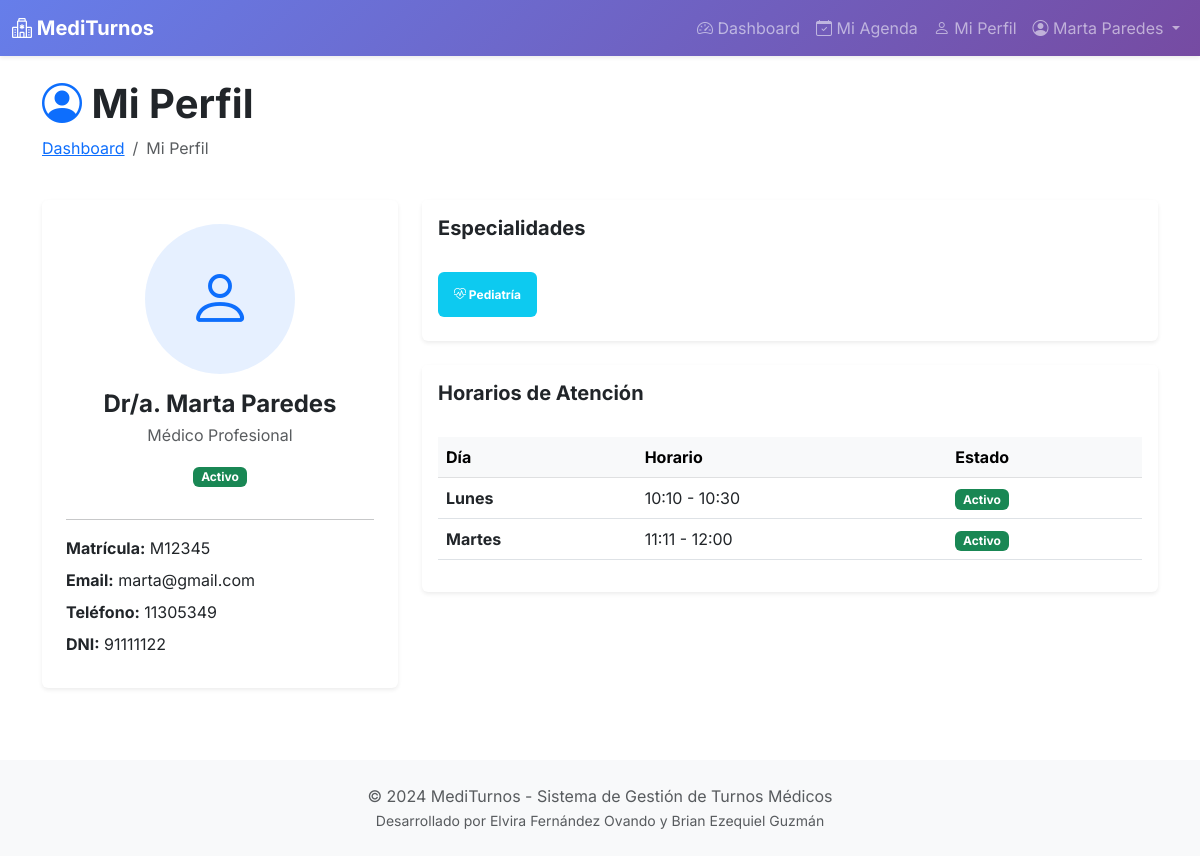
The app's page /medico-panel/perfil/ (signed in) with its own data.
### appointments/models.py (models this page shows, shortened)
class Usuario(AbstractUser):
    ROLES = (
        ('admin', 'Administrador'),
        ('medico', 'Médico'),
        ('paciente', 'Paciente'),
    )
    rol = models.CharField(max_length=10, choices=ROLES, default='paciente')
    dni = models.CharField(max_length=8, unique=True, validators=[
        RegexValidator(r'^\d{7,8}$', 'Ingrese un DNI válido (7-8 dígitos)')
    ])
    telefono = models.CharField(max_length=15, blank=True)
    direccion = models.CharField(max_length=200, blank=True)
    fecha_nacimiento = models.DateField(null=True, blank=True)
    class Meta:
        verbose_name = 'Usuario'
        verbose_name_plural = 'Usuarios'

class Medico(models.Model):
    usuario = models.OneToOneField(Usuario, on_delete=models.CASCADE, related_name='perfil_medico')
    especialidades = models.ManyToManyField(Especialidad, related_name='medicos')
    matricula = models.CharField(max_length=20, unique=True)
    biografia = models.TextField(blank=True)
    foto = models.ImageField(upload_to='medicos/', blank=True, null=True)
    activo = models.BooleanField(default=True)
    class Meta:
        verbose_name = 'Médico'
        verbose_name_plural = 'Médicos'
        ordering = ['usuario__last_name', 'usuario__first_name']
    def __str__(self):
        return f"Dr/a. {self.usuario.get_full_name()}"

class Especialidad(models.Model):
    nombre = models.CharField(max_length=100, unique=True)
    descripcion = models.TextField(blank=True)
    duracion_turno = models.IntegerField(default=30, help_text="Duración en minutos")
    activo = models.BooleanField(default=True)
    fecha_creacion = models.DateTimeField(auto_now_add=True)
    class Meta:
        verbose_name = 'Especialidad'
        verbose_name_plural = 'Especialidades'
        ordering = ['nombre']

class HorarioAtencion(models.Model):
    DIAS_SEMANA = (
        (0, 'Lunes'),
        (1, 'Martes'),
        (2, 'Miércoles'),
        (3, 'Jueves'),
        (4, 'Viernes'),
        (5, 'Sábado'),
        (6, 'Domingo'),
    )
    medico = models.ForeignKey(Medico, on_delete=models.CASCADE, related_name='horarios')
    dia_semana = models.IntegerField(choices=DIAS_SEMANA)
    hora_inicio = models.TimeField()
    hora_fin = models.TimeField()
    activo = models.BooleanField(default=True)
    class Meta:
        verbose_name = 'Horario de Atención'
        verbose_name_plural = 'Horarios de Atención'
        unique_together = ['medico', 'dia_semana', 'hora_inicio']
        ordering = ['dia_semana', 'hora_inicio']

### appointments/views/medico_views.py (the view)
# urls.py: path('medico-panel/perfil/', views.medico_perfil, name='medico_perfil'),
@login_required
def medico_perfil(request):
    if request.user.rol != 'medico':
        messages.error(request, 'No tienes permisos.')
        return redirect('dashboard')
    medico = request.user.perfil_medico
    horarios = medico.horarios.filter(activo=True).order_by('dia_semana', 'hora_inicio')
    context = {
        'medico': medico,
        'horarios': horarios,
    }
    return render(request, 'appointments/medico/perfil.html', context)

### appointments/templates/appointments/medico/perfil.html (shortened to what this page needs)
{% extends 'base.html' %}
{% load static %}
{% block content %}
<div class="container py-4">
    <div class="row mb-4">
        <div class="col">
            <h1 class="fw-bold">
                <i class="bi bi-person-circle text-primary"></i> Mi Perfil
            </h1>
            <nav aria-label="breadcrumb">
                <ol class="breadcrumb">
                    <li class="breadcrumb-item"><a href="{% url 'medico_dashboard' %}">Dashboard</a></li>
                    <li class="breadcrumb-item active">Mi Perfil</li>
                </ol>
            </nav>
        </div>
    </div>
    <div class="row g-4">
        <div class="col-lg-4">
            <div class="card border-0 shadow-sm">
                <div class="card-body text-center p-4">
                    {% if medico.foto %}
                    <img src="{{ medico.foto.url }}" alt="{{ medico }}" class="rounded-circle mb-3" style="width: 150px; height: 150px; object-fit: cover;">
                    {% else %}
                    <div class="bg-primary bg-opacity-10 rounded-circle d-inline-flex align-items-center justify-content-center mb-3" style="width: 150px; height: 150px;">
                        <i class="bi bi-person text-primary" style="font-size: 4rem;"></i>
                    </div>
                    {% endif %}
                    <h4 class="fw-bold mb-1">{{ medico }}</h4>
                    <p class="text-muted mb-3">Médico Profesional</p>
                    <span class="badge bg-{% if medico.activo %}success{% else %}secondary{% endif %} mb-3">
                        {% if medico.activo %}Activo{% else %}Inactivo{% endif %}
                    </span>
                    <hr>
                    <div class="text-start">
                        <p class="mb-2"><strong>Matrícula:</strong> {{ medico.matricula }}</p>
                        <p class="mb-2"><strong>Email:</strong> {{ medico.usuario.email }}</p>
                        <p class="mb-2"><strong>Teléfono:</strong> {{ medico.usuario.telefono }}</p>
                        <p class="mb-2"><strong>DNI:</strong> {{ medico.usuario.dni }}</p>
                    </div>
                </div>
            </div>
        </div>
        <div class="col-lg-8">
            <div class="card border-0 shadow-sm mb-4">
                <div class="card-header bg-white border-0 py-3">
                    <h5 class="fw-bold mb-0">Especialidades</h5>
                </div>
                <div class="card-body">
                    {% for esp in medico.especialidades.all %}
                    <div class="d-inline-block me-2 mb-2">
                        <span class="badge bg-info p-3">
                            <i class="bi bi-heart-pulse"></i> {{ esp.nombre }}
                        </span>
                    </div>
                    {% endfor %}
                </div>
            </div>
            <div class="card border-0 shadow-sm">
                <div class="card-header bg-white border-0 py-3">
                    <h5 class="fw-bold mb-0">Horarios de Atención</h5>
                </div>
                <div class="card-body">
                    {% if horarios %}
                    <div class="table-responsive">
                        <table class="table table-hover align-middle">
                            <thead class="table-light">
                                <tr>
                                    <th>Día</th>
                                    <th>Horario</th>
                                    <th>Estado</th>
                                </tr>
                            </thead>
                            <tbody>
                                {% for horario in horarios %}
                                <tr>
                                    <td><strong>{{ horario.get_dia_semana_display }}</strong></td>
                                    <td>{{ horario.hora_inicio|time:"H:i" }} - {{ horario.hora_fin|time:"H:i" }}</td>
                                    <td>
                                        {% if horario.activo %}
                                        <span class="badge bg-success">Activo</span>
                                        {% else %}
                                        <span class="badge bg-secondary">Inactivo</span>
                                        {% endif %}
                                    </td>
                                </tr>
                                {% endfor %}
                            </tbody>
                        </table>
                    </div>
                    {% else %}
                    <div class="text-center py-4">
                        <i class="bi bi-calendar-x text-muted" style="font-size: 3rem;"></i>
                        <p class="text-muted mt-3">No hay horarios configurados</p>
                    </div>
                    {% endif %}
                </div>
            </div>
        </div>
    </div>
</div>
{% endblock %}

### templates/base.html (shortened to what this page needs)
{% load static %}
<!DOCTYPE html>
<html lang="es">
<head>
    <link href="{% static 'css/bootstrap.min.css' %}" rel="stylesheet">
    <link href="{% static 'css/bootstrap-icons.css' %}" rel="stylesheet">
    <link rel="stylesheet" href="{% static 'css/style.css' %}">
</head>
<body>
    {% if user.is_authenticated %}
    <nav class="navbar navbar-expand-lg navbar-dark bg-primary shadow-sm">
        <div class="container-fluid">
            <a class="navbar-brand fw-bold" href="{% url 'dashboard' %}">
                <i class="bi bi-hospital"></i> MediTurnos
            </a>
            <div class="collapse navbar-collapse" id="navbarNav">
                <ul class="navbar-nav ms-auto">
                    {% if user.rol == 'admin' %}
                    <li class="nav-item">
                        <a class="nav-link" href="{% url 'admin_dashboard' %}">
                            <i class="bi bi-speedometer2"></i> Dashboard
                        </a>
                    </li>
                    <li class="nav-item dropdown">
                        <a class="nav-link dropdown-toggle" href="#"
                           role="button" data-bs-toggle="dropdown">
                            <i class="bi bi-gear"></i> Gestión
                        </a>
                        <ul class="dropdown-menu">
                            <li><a class="dropdown-item" href="{% url 'admin_especialidades' %}">Especialidades</a></li>
                            <li><a class="dropdown-item" href="{% url 'admin_medicos' %}">Médicos</a></li>
                            <li><a class="dropdown-item" href="{% url 'admin_pacientes' %}">Pacientes</a></li>
                            <li><a class="dropdown-item" href="{% url 'admin_turnos' %}">Turnos</a></li>
                            <li><hr class="dropdown-divider"></li>
                            <li><a class="dropdown-item" href="{% url 'admin_estadisticas' %}">Estadísticas</a></li>
                        </ul>
                    </li>
                    {% elif user.rol == 'medico' %}
                    <li class="nav-item">
                        <a class="nav-link" href="{% url 'medico_dashboard' %}">
                            <i class="bi bi-speedometer2"></i> Dashboard
                        </a>
                    </li>
                    <li class="nav-item">
                        <a class="nav-link" href="{% url 'medico_agenda' %}">
                            <i class="bi bi-calendar-check"></i> Mi Agenda
                        </a>
                    </li>
                    <li class="nav-item">
                        <a class="nav-link" href="{% url 'medico_perfil' %}">
                            <i class="bi bi-person"></i> Mi Perfil
                        </a>
                    </li>
                    {% endif %}
                    <li class="nav-item dropdown">
                        <a class="nav-link dropdown-toggle" href="#"
                           role="button" data-bs-toggle="dropdown">
                            <i class="bi bi-person-circle"></i> {{ user.get_full_name }}
                        </a>
                    </li>
                </ul>
            </div>
        </div>
    </nav>
    {% endif %}
    <main>
        {% block content %}{% endblock %}
    </main>
    <footer class="bg-light text-center py-4 mt-5">
        <div class="container">
            <p class="text-muted mb-0">&copy; 2024 MediTurnos - Sistema de Gestión de Turnos Médicos</p>
            <p class="text-muted mb-0"><small>Desarrollado por Elvira Fernández Ovando y Brian Ezequiel Guzmán</small></p>
        </div>
    </footer>
</body>
</html>

### static/css/style.css (style rules this page uses)
body { font-family: 'Inter', -apple-system, BlinkMacSystemFont, 'Segoe UI', Roboto, sans-serif; }
.navbar { background: linear-gradient(135deg, #667eea 0%, #764ba2 100%) !important; }

### records on screen
Usuario: get_full_name "Marta Paredes"
Medico: usuario.last_name "Dr/a. Marta Paredes", matricula "M12345", usuario.email "marta@gmail.com", usuario.telefono "11305349", usuario.dni "91111122"
Especialidad: nombre "Pediatría"
HorarioAtencion: dia_semana "Lunes", hora_inicio "10:10", hora_fin "10:30", activo "Activo"
HorarioAtencion: dia_semana "Martes", hora_inicio "11:11", hora_fin "12:00", activo "Activo"
